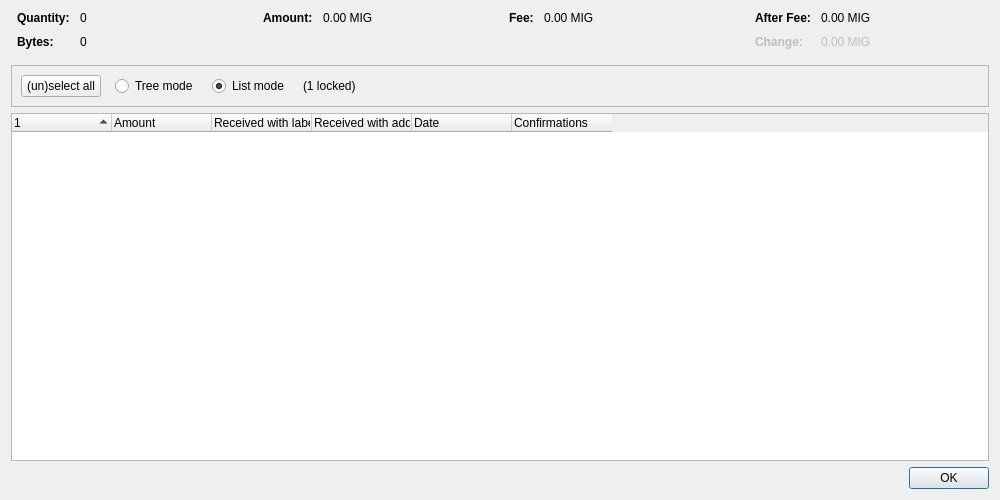
<?xml version="1.0" encoding="UTF-8"?>
<ui version="4.0">
 <class>CoinControlDialog</class>
 <widget class="QDialog" name="CoinControlDialog">
  <property name="geometry">
   <rect>
    <x>0</x>
    <y>0</y>
    <width>1000</width>
    <height>500</height>
   </rect>
  </property>
  <property name="windowTitle">
   <string>Coin Selection</string>
  </property>
  <layout class="QVBoxLayout" name="verticalLayout">
   <item>
    <layout class="QHBoxLayout" name="horizontalLayoutTop" stretch="0,0,0,0">
     <property name="topMargin">
      <number>0</number>
     </property>
     <property name="bottomMargin">
      <number>10</number>
     </property>
     <item>
      <layout class="QFormLayout" name="formLayoutCoinControl1">
       <property name="labelAlignment">
        <set>Qt::AlignLeft|Qt::AlignVCenter</set>
       </property>
       <property name="horizontalSpacing">
        <number>10</number>
       </property>
       <property name="verticalSpacing">
        <number>10</number>
       </property>
       <property name="leftMargin">
        <number>6</number>
       </property>
       <property name="rightMargin">
        <number>6</number>
       </property>
       <item row="0" column="0">
        <widget class="QLabel" name="labelCoinControlQuantityText">
         <property name="font">
          <font>
           <weight>75</weight>
           <bold>true</bold>
          </font>
         </property>
         <property name="text">
          <string>Quantity:</string>
         </property>
        </widget>
       </item>
       <item row="0" column="1">
        <widget class="QLabel" name="labelCoinControlQuantity">
         <property name="cursor">
          <cursorShape>IBeamCursor</cursorShape>
         </property>
         <property name="contextMenuPolicy">
          <enum>Qt::ActionsContextMenu</enum>
         </property>
         <property name="text">
          <string notr="true">0</string>
         </property>
         <property name="textInteractionFlags">
          <set>Qt::LinksAccessibleByMouse|Qt::TextSelectableByKeyboard|Qt::TextSelectableByMouse</set>
         </property>
        </widget>
       </item>
       <item row="1" column="0">
        <widget class="QLabel" name="labelCoinControlBytesText">
         <property name="font">
          <font>
           <weight>75</weight>
           <bold>true</bold>
          </font>
         </property>
         <property name="text">
          <string>Bytes:</string>
         </property>
        </widget>
       </item>
       <item row="1" column="1">
        <widget class="QLabel" name="labelCoinControlBytes">
         <property name="cursor">
          <cursorShape>IBeamCursor</cursorShape>
         </property>
         <property name="contextMenuPolicy">
          <enum>Qt::ActionsContextMenu</enum>
         </property>
         <property name="text">
          <string notr="true">0</string>
         </property>
         <property name="textInteractionFlags">
          <set>Qt::LinksAccessibleByMouse|Qt::TextSelectableByKeyboard|Qt::TextSelectableByMouse</set>
         </property>
        </widget>
       </item>
      </layout>
     </item>
     <item>
      <layout class="QFormLayout" name="formLayoutCoinControl2">
       <property name="horizontalSpacing">
        <number>10</number>
       </property>
       <property name="verticalSpacing">
        <number>10</number>
       </property>
       <property name="leftMargin">
        <number>6</number>
       </property>
       <property name="rightMargin">
        <number>6</number>
       </property>
       <item row="0" column="0">
        <widget class="QLabel" name="labelCoinControlAmountText">
         <property name="font">
          <font>
           <weight>75</weight>
           <bold>true</bold>
          </font>
         </property>
         <property name="text">
          <string>Amount:</string>
         </property>
        </widget>
       </item>
       <item row="0" column="1">
        <widget class="QLabel" name="labelCoinControlAmount">
         <property name="cursor">
          <cursorShape>IBeamCursor</cursorShape>
         </property>
         <property name="contextMenuPolicy">
          <enum>Qt::ActionsContextMenu</enum>
         </property>
         <property name="text">
          <string notr="true">0.00 MIG</string>
         </property>
         <property name="textInteractionFlags">
          <set>Qt::LinksAccessibleByMouse|Qt::TextSelectableByKeyboard|Qt::TextSelectableByMouse</set>
         </property>
        </widget>
       </item>
      </layout>
     </item>
     <item>
      <layout class="QFormLayout" name="formLayoutCoinControl3">
       <property name="horizontalSpacing">
        <number>10</number>
       </property>
       <property name="verticalSpacing">
        <number>10</number>
       </property>
       <property name="leftMargin">
        <number>6</number>
       </property>
       <property name="rightMargin">
        <number>6</number>
       </property>
       <item row="0" column="0">
        <widget class="QLabel" name="labelCoinControlFeeText">
         <property name="font">
          <font>
           <weight>75</weight>
           <bold>true</bold>
          </font>
         </property>
         <property name="text">
          <string>Fee:</string>
         </property>
        </widget>
       </item>
       <item row="0" column="1">
        <widget class="QLabel" name="labelCoinControlFee">
         <property name="cursor">
          <cursorShape>IBeamCursor</cursorShape>
         </property>
         <property name="contextMenuPolicy">
          <enum>Qt::ActionsContextMenu</enum>
         </property>
         <property name="text">
          <string notr="true">0.00 MIG</string>
         </property>
         <property name="textInteractionFlags">
          <set>Qt::LinksAccessibleByMouse|Qt::TextSelectableByKeyboard|Qt::TextSelectableByMouse</set>
         </property>
        </widget>
       </item>
      </layout>
     </item>
     <item>
      <layout class="QFormLayout" name="formLayoutCoinControl4">
       <property name="labelAlignment">
        <set>Qt::AlignLeft|Qt::AlignVCenter</set>
       </property>
       <property name="horizontalSpacing">
        <number>10</number>
       </property>
       <property name="verticalSpacing">
        <number>10</number>
       </property>
       <property name="leftMargin">
        <number>6</number>
       </property>
       <property name="rightMargin">
        <number>6</number>
       </property>
       <item row="0" column="0">
        <widget class="QLabel" name="labelCoinControlAfterFeeText">
         <property name="font">
          <font>
           <weight>75</weight>
           <bold>true</bold>
          </font>
         </property>
         <property name="text">
          <string>After Fee:</string>
         </property>
        </widget>
       </item>
       <item row="0" column="1">
        <widget class="QLabel" name="labelCoinControlAfterFee">
         <property name="cursor">
          <cursorShape>IBeamCursor</cursorShape>
         </property>
         <property name="contextMenuPolicy">
          <enum>Qt::ActionsContextMenu</enum>
         </property>
         <property name="text">
          <string notr="true">0.00 MIG</string>
         </property>
         <property name="textInteractionFlags">
          <set>Qt::LinksAccessibleByMouse|Qt::TextSelectableByKeyboard|Qt::TextSelectableByMouse</set>
         </property>
        </widget>
       </item>
       <item row="1" column="0">
        <widget class="QLabel" name="labelCoinControlChangeText">
         <property name="enabled">
          <bool>false</bool>
         </property>
         <property name="font">
          <font>
           <weight>75</weight>
           <bold>true</bold>
          </font>
         </property>
         <property name="text">
          <string>Change:</string>
         </property>
        </widget>
       </item>
       <item row="1" column="1">
        <widget class="QLabel" name="labelCoinControlChange">
         <property name="enabled">
          <bool>false</bool>
         </property>
         <property name="cursor">
          <cursorShape>IBeamCursor</cursorShape>
         </property>
         <property name="contextMenuPolicy">
          <enum>Qt::ActionsContextMenu</enum>
         </property>
         <property name="text">
          <string notr="true">0.00 MIG</string>
         </property>
         <property name="textInteractionFlags">
          <set>Qt::LinksAccessibleByMouse|Qt::TextSelectableByKeyboard|Qt::TextSelectableByMouse</set>
         </property>
        </widget>
       </item>
      </layout>
     </item>
    </layout>
   </item>
   <item>
    <widget class="QFrame" name="frame">
     <property name="minimumSize">
      <size>
       <width>0</width>
       <height>40</height>
      </size>
     </property>
     <property name="frameShape">
      <enum>QFrame::StyledPanel</enum>
     </property>
     <property name="frameShadow">
      <enum>QFrame::Sunken</enum>
     </property>
     <layout class="QHBoxLayout" name="horizontalLayout">
      <item>
       <layout class="QHBoxLayout" name="horizontalLayoutPanel" stretch="0,0,0,0,0">
        <property name="spacing">
         <number>14</number>
        </property>
        <item>
         <widget class="QPushButton" name="pushButtonSelectAll">
          <property name="sizePolicy">
           <sizepolicy hsizetype="Maximum" vsizetype="Fixed">
            <horstretch>0</horstretch>
            <verstretch>0</verstretch>
           </sizepolicy>
          </property>
          <property name="text">
           <string>(un)select all</string>
          </property>
          <property name="autoDefault">
           <bool>false</bool>
          </property>
         </widget>
        </item>
        <item>
         <widget class="QRadioButton" name="radioTreeMode">
          <property name="sizePolicy">
           <sizepolicy hsizetype="Maximum" vsizetype="Fixed">
            <horstretch>0</horstretch>
            <verstretch>0</verstretch>
           </sizepolicy>
          </property>
          <property name="text">
           <string>Tree mode</string>
          </property>
         </widget>
        </item>
        <item>
         <widget class="QRadioButton" name="radioListMode">
          <property name="sizePolicy">
           <sizepolicy hsizetype="Maximum" vsizetype="Fixed">
            <horstretch>0</horstretch>
            <verstretch>0</verstretch>
           </sizepolicy>
          </property>
          <property name="text">
           <string>List mode</string>
          </property>
          <property name="checked">
           <bool>true</bool>
          </property>
         </widget>
        </item>
        <item>
         <widget class="QLabel" name="labelLocked">
          <property name="text">
           <string notr="true">(1 locked)</string>
          </property>
         </widget>
        </item>
        <item>
         <spacer name="horizontalSpacer">
          <property name="orientation">
           <enum>Qt::Horizontal</enum>
          </property>
          <property name="sizeHint" stdset="0">
           <size>
            <width>40</width>
            <height>20</height>
           </size>
          </property>
         </spacer>
        </item>
       </layout>
      </item>
     </layout>
    </widget>
   </item>
   <item>
    <widget class="CoinControlTreeWidget" name="treeWidget">
     <property name="contextMenuPolicy">
      <enum>Qt::CustomContextMenu</enum>
     </property>
     <property name="sortingEnabled">
      <bool>false</bool>
     </property>
     <property name="columnCount">
      <number>6</number>
     </property>
     <attribute name="headerShowSortIndicator" stdset="0">
      <bool>true</bool>
     </attribute>
     <attribute name="headerStretchLastSection">
      <bool>false</bool>
     </attribute>
     <column>
      <property name="text">
       <string/>
      </property>
     </column>
     <column>
      <property name="text">
       <string>Amount</string>
      </property>
     </column>
     <column>
      <property name="text">
       <string>Received with label</string>
      </property>
     </column>
     <column>
      <property name="text">
       <string>Received with address</string>
      </property>
     </column>
     <column>
      <property name="text">
       <string>Date</string>
      </property>
     </column>
     <column>
      <property name="text">
       <string>Confirmations</string>
      </property>
      <property name="toolTip">
       <string>Confirmed</string>
      </property>
     </column>
     <column>
      <property name="text">
       <string/>
      </property>
     </column>
     <column>
      <property name="text">
       <string/>
      </property>
     </column>
     <column>
      <property name="text">
       <string/>
      </property>
     </column>
     <column>
      <property name="text">
       <string/>
      </property>
     </column>
    </widget>
   </item>
   <item>
    <widget class="QDialogButtonBox" name="buttonBox">
     <property name="orientation">
      <enum>Qt::Horizontal</enum>
     </property>
     <property name="standardButtons">
      <set>QDialogButtonBox::Ok</set>
     </property>
    </widget>
   </item>
  </layout>
 </widget>
 <customwidgets>
  <customwidget>
   <class>CoinControlTreeWidget</class>
   <extends>QTreeWidget</extends>
   <header>qt/coincontroltreewidget.h</header>
  </customwidget>
 </customwidgets>
 <resources/>
 <connections/>
</ui>
